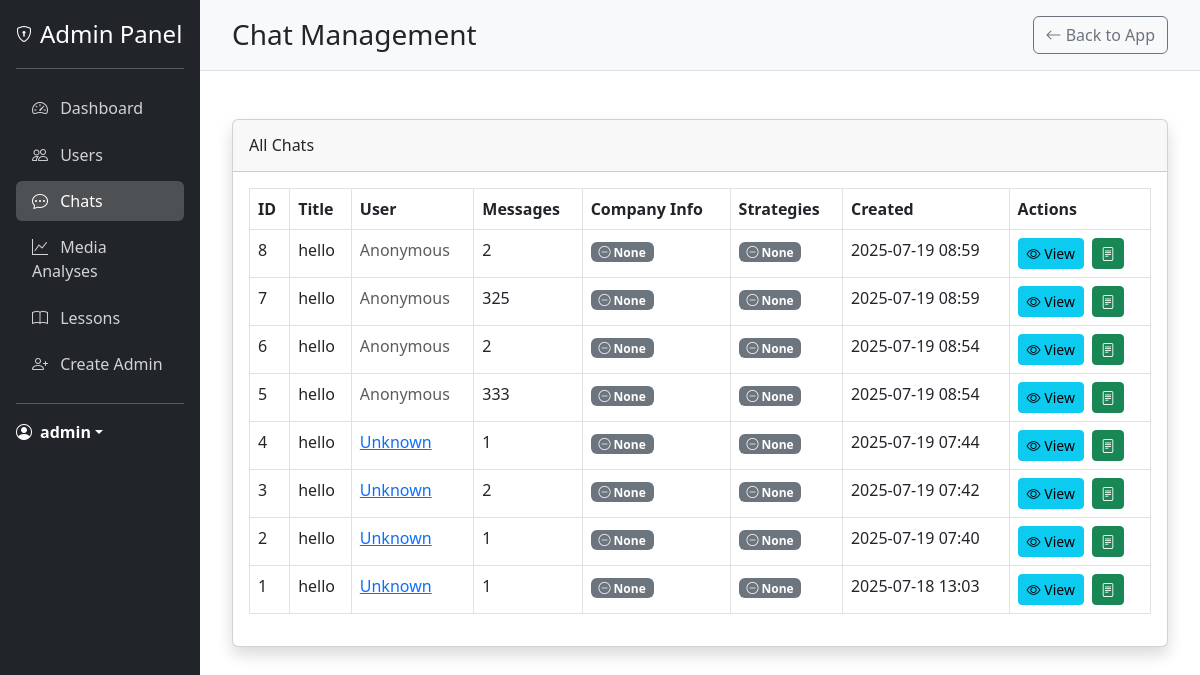
Page /admin/chats (signed in) on the earlier database version.
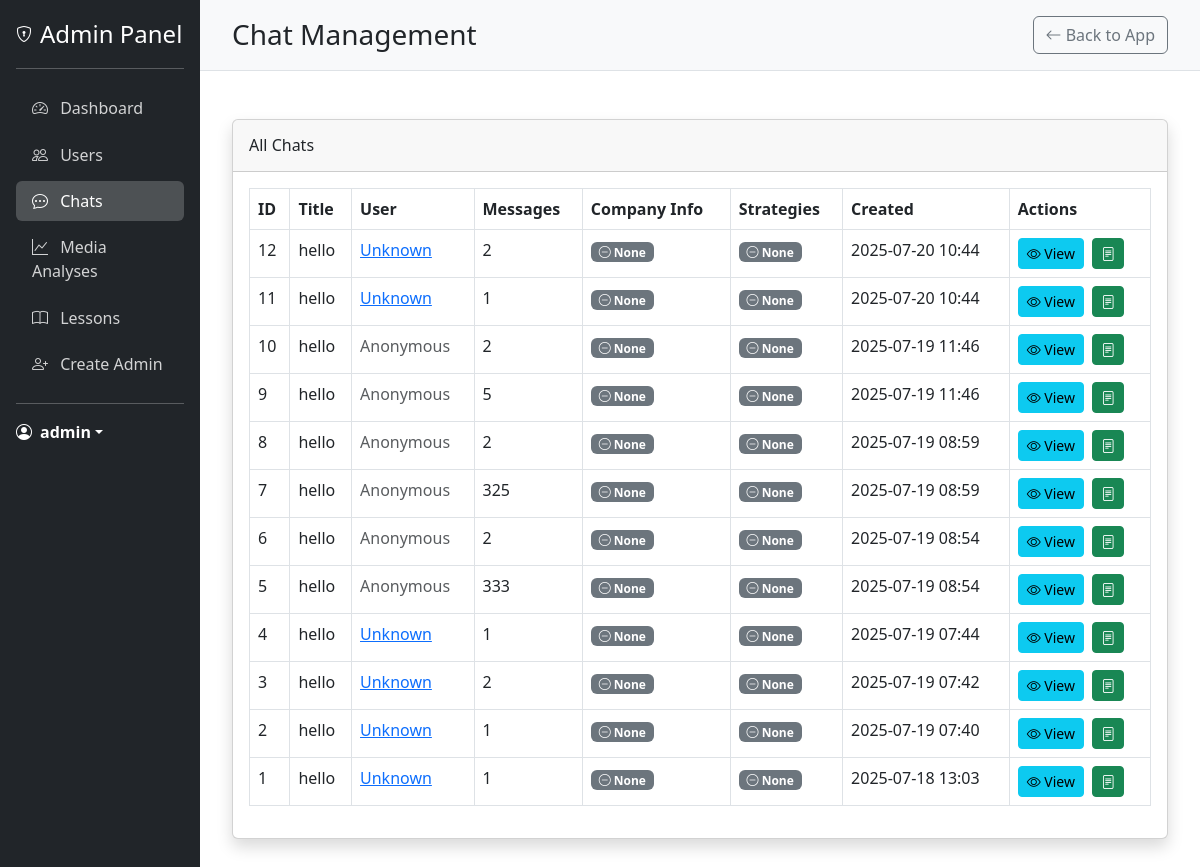
Same page on the later database version.
### models.py (models this page shows, shortened)
class User(UserMixin, db.Model):
    __tablename__ = 'users'
    id = db.Column(db.Integer, primary_key=True)
    username = db.Column(db.String(80), unique=True, nullable=False)
    email = db.Column(db.String(120), unique=True, nullable=False)
    password_hash = db.Column(db.String(128), nullable=False)
    is_admin = db.Column(db.Boolean, default=False)
    created_at = db.Column(db.DateTime, default=datetime.utcnow)
    last_login = db.Column(db.DateTime)
    latitude = db.Column(db.Float)
    longitude = db.Column(db.Float)
    location_name = db.Column(db.String(200))
    analyses = db.relationship('MediaAnalysis', backref='user', lazy=True)

class Chat(db.Model):
    __tablename__ = 'chats'
    id = db.Column(db.Integer, primary_key=True)
    user_id = db.Column(db.Integer, db.ForeignKey('users.id'), nullable=True)
    created_at = db.Column(db.DateTime, default=datetime.utcnow)
    updated_at = db.Column(db.DateTime, default=datetime.utcnow, onupdate=datetime.utcnow)
    title = db.Column(db.String(255), nullable=True)  # Optional title based on content
    fact_sheet = db.Column(db.Text, nullable=True)  # Stores extracted company info
    strategies = db.Column(db.Text, nullable=True)  # Stores generated strategies
    messages = relationship("Message", back_populates="chat", cascade="all, delete-orphan")

### app.py (the view)
@app.route('/admin/chats')
@login_required
@admin_required
def admin_chats():
    chats = Chat.query.order_by(Chat.created_at.desc()).all()
    return render_template('admin/chats.html', chats=chats)

### app.py (called while the page is built)
@login_manager.user_loader
def load_user(user_id):
    return User.query.get(int(user_id))

def admin_required(f):
    @wraps(f)
    def decorated_function(*args, **kwargs):
        if not current_user.is_authenticated:
            flash('You need to login first.', 'danger')
            return redirect(url_for('login'))
        if not hasattr(current_user, 'is_admin') or not current_user.is_admin:
            flash('You need admin privileges to access this page.', 'danger')
            return redirect(url_for('landing_page1'))
        return f(*args, **kwargs)
    return decorated_function

### templates/admin/chats.html (shortened to what this page needs)
{% extends "admin/base_admin.html" %}
{% block header %}Chat Management{% endblock %}
{% block content %}
<div class="card shadow mb-4">
    <div class="card-header py-3">
        <h6 class="m-0 font-weight-bold">All Chats</h6>
    </div>
    <div class="card-body">
        <div class="table-responsive">
            <table class="table table-bordered" id="chatsTable" width="100%" cellspacing="0">
                <thead>
                    <tr>
                        <th>ID</th>
                        <th>Title</th>
                        <th>User</th>
                        <th>Messages</th>
                        <th>Company Info</th>
                        <th>Strategies</th>
                        <th>Created</th>
                        <th>Actions</th>
                    </tr>
                </thead>
                <tbody>
                    {% for chat in chats %}
                    <tr>
                        <td>{{ chat.id }}</td>
                        <td>{{ chat.title or 'Untitled Chat' }}</td>
                        <td>
                            {% if chat.user_id %}
                            <a href="{{ url_for('admin_user_detail', user_id=chat.user_id) }}">
                                {{ chat.user.username if chat.user else 'Unknown' }}
                            </a>
                            {% else %}
                            <span class="text-muted">Anonymous</span>
                            {% endif %}
                        </td>
                        <td>{{ chat.messages|length }}</td>
                        <td>
                            {% if chat.fact_sheet %}
                            <span class="badge bg-success"><i class="bi bi-check-circle"></i> Extracted</span>
                            {% else %}
                            <span class="badge bg-secondary"><i class="bi bi-dash-circle"></i> None</span>
                            {% endif %}
                        </td>
                        <td>
                            {% if chat.strategies %}
                            <span class="badge bg-warning text-dark"><i class="bi bi-lightbulb"></i> Developed</span>
                            {% else %}
                            <span class="badge bg-secondary"><i class="bi bi-dash-circle"></i> None</span>
                            {% endif %}
                        </td>
                        <td>{{ chat.created_at.strftime('%Y-%m-%d %H:%M') }}</td>
                        <td>
                            <a href="{{ url_for('admin_chat_detail', chat_id=chat.id) }}" class="btn btn-sm btn-info">
                                <i class="bi bi-eye"></i> View
                            </a>
                            {% if not chat.fact_sheet %}
                            <button class="btn btn-sm btn-success ms-1" onclick="quickExtractFacts({{ chat.id }}, this)" title="Extract Company Info">
                                <i class="bi bi-file-text"></i>
                            </button>
                            {% endif %}
                        </td>
                    </tr>
                    {% endfor %}
                </tbody>
            </table>
        </div>
    </div>
</div>
{% endblock %}
{% block extra_css %}
<link rel="stylesheet" href="https://cdn.datatables.net/1.11.5/css/dataTables.bootstrap5.min.css">
{% endblock %}

### templates/admin/base_admin.html (shortened to what this page needs)
<!DOCTYPE html>
<html lang="en">
<head>
    <link href="https://cdn.jsdelivr.net/npm/bootstrap@5.3.0-alpha1/dist/css/bootstrap.min.css" rel="stylesheet">
    <link rel="stylesheet" href="https://cdn.jsdelivr.net/npm/bootstrap-icons@1.10.3/font/bootstrap-icons.css">
    {% block extra_css %}{% endblock %}
</head>
<body>
    <div class="container-fluid">
        <div class="row">
            <div class="col-md-2 admin-sidebar p-0">
                <div class="d-flex flex-column p-3">
                    <a href="{{ url_for('admin_dashboard') }}" class="d-flex align-items-center mb-3 mb-md-0 me-md-auto text-white text-decoration-none">
                        <i class="bi bi-shield-lock me-2"></i>
                        <span class="fs-4">Admin Panel</span>
                    </a>
                    <hr>
                    <ul class="nav nav-pills flex-column mb-auto">
                        <li class="nav-item">
                            <a href="{{ url_for('admin_dashboard') }}" class="nav-link {% if request.endpoint == 'admin_dashboard' %}active{% endif %}">
                                <i class="bi bi-speedometer2 me-2"></i>
                                Dashboard
                            </a>
                        </li>
                        <li>
                            <a href="{{ url_for('admin_users') }}" class="nav-link {% if request.endpoint == 'admin_users' or request.endpoint == 'admin_user_detail' %}active{% endif %}">
                                <i class="bi bi-people me-2"></i>
                                Users
                            </a>
                        </li>
                        <li>
                            <a href="{{ url_for('admin_chats') }}" class="nav-link {% if request.endpoint == 'admin_chats' or request.endpoint == 'admin_chat_detail' %}active{% endif %}">
                                <i class="bi bi-chat-dots me-2"></i>
                                Chats
                            </a>
                        </li>
                        <li>
                            <a href="{{ url_for('admin_analyses') }}" class="nav-link {% if request.endpoint == 'admin_analyses' %}active{% endif %}">
                                <i class="bi bi-graph-up me-2"></i>
                                Media Analyses
                            </a>
                        </li>
                        <li>
                            <a href="{{ url_for('admin_lessons') }}" class="nav-link {% if request.endpoint == 'admin_lessons' %}active{% endif %}">
                                <i class="bi bi-book me-2"></i>
                                Lessons
                            </a>
                        </li>
                        <li>
                            <a href="{{ url_for('create_admin') }}" class="nav-link {% if request.endpoint == 'create_admin' %}active{% endif %}">
                                <i class="bi bi-person-plus me-2"></i>
                                Create Admin
                            </a>
                        </li>
                    </ul>
                    <hr>
                    <div class="dropdown">
                        <a href="#" class="d-flex align-items-center text-white text-decoration-none dropdown-toggle" id="dropdownUser1" data-bs-toggle="dropdown" aria-expanded="false">
                            <i class="bi bi-person-circle me-2"></i>
                            <strong>{{ current_user.username }}</strong>
                        </a>
                    </div>
                </div>
            </div>
            <div class="col-md-10 p-0">
                <div class="admin-header d-flex justify-content-between align-items-center">
                    <h1 class="h3 mb-0">{% block header %}Admin Dashboard{% endblock %}</h1>
                    <div>
                        <a href="{{ url_for('landing_page1') }}" class="btn btn-outline-secondary">
                            <i class="bi bi-arrow-left"></i> Back to App
                        </a>
                    </div>
                </div>
                <div class="admin-content">
                    {% block content %}{% endblock %}
                </div>
            </div>
        </div>
    </div>
</body>
</html>

### templates/admin/base_admin.html (style rules this page uses)
.admin-sidebar { min-height: 100vh; background-color: #212529; color: white; }
.admin-sidebar .nav-link { color: rgba(255, 255, 255, 0.8); padding: 0.5rem 1rem; margin: 0.2rem 0; }
.admin-sidebar .nav-link.active { color: white; background-color: rgba(255, 255, 255, 0.2); }
.admin-content { padding: 2rem; }
.admin-header { background-color: #f8f9fa; padding: 1rem 2rem; border-bottom: 1px solid #dee2e6; }

Differences in the rows shown:
added Chat: id "12", title "hello", user "Unknown", messages|length "2", shows "None", created_at "2025-07-20 10:44"
added Chat: id "11", title "hello", user "Unknown", messages|length "1", shows "None", created_at "2025-07-20 10:44"
added Chat: id "10", title "hello", shows "Anonymous", messages|length "2", shows "None", created_at "2025-07-19 11:46"
added Chat: id "9", title "hello", shows "Anonymous", messages|length "5", shows "None", created_at "2025-07-19 11:46"
